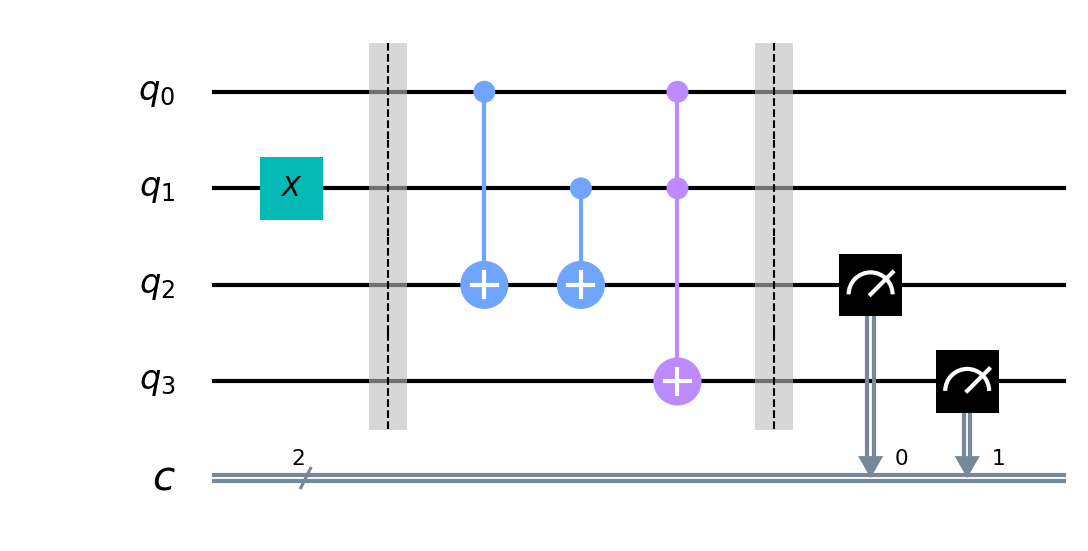

Recreate this plot in Python.
from qiskit import QuantumCircuit, execute, Aer
from qiskit.visualization import plot_histogram


def adder(qc: QuantumCircuit):
    qc.cx(0, 2)
    qc.cx(1, 2)
    qc.ccx(0, 1, 3)


def adder_demo():
    # Here we add |0> and |1> to give |01>.
    qc = QuantumCircuit(4, 2)

    # qc.x(0)
    qc.x(1)
    qc.barrier()
    adder(qc)
    qc.barrier()
    qc.measure(2, 0)
    qc.measure(3, 1)

    qc.draw("mpl", filename="adder.png")

    counts = execute(qc, Aer.get_backend("qasm_simulator")).result().get_counts()
    plot_histogram(counts).savefig("counts.png")


if __name__ == "__main__":
    adder_demo()
